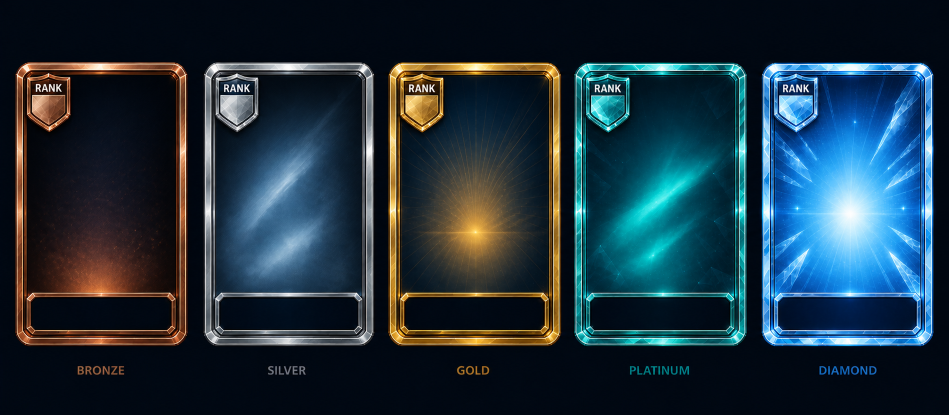
#> input picture tmp-card-preview/gem-frame-set-v1/tier-set-sheet-v1.png, 1898 x 829 px, found by its file name (shown at 1/2 size)
$ python tmp-crop-gem-frame-set.py
#> lines starting #> are read from the running program, lines starting #| are printed output that depends on the picture; after the words box and inside, x2 and y2 are one past the last pixel; in counts of white or black regions, pixels touching at a corner belong together
#> in main, im is the input picture: PIL image 1898x829 RGB; mean R, G, B 30.5, 50.4, 62.7
from __future__ import annotations

from pathlib import Path

import numpy as np
from PIL import Image


ROOT = Path(r"C:\Users\hek72\Downloads\모닝")
SRC = ROOT / "tmp-card-preview" / "gem-frame-set-v1" / "tier-set-sheet-v1.png"
OUT = ROOT / "tmp-card-preview" / "gem-frame-set-v1" / "frames"
PREVIEW = ROOT / "tmp-card-preview" / "gem-frame-set-v1" / "tier-set-cropped-preview.png"
NAMES = ["bronze", "silver", "gold", "plat", "dia"]


def spans(mask: np.ndarray, min_len: int) -> list[tuple[int, int]]:
    out: list[tuple[int, int]] = []
    inside = False
    start = 0
    for i, value in enumerate(mask):
        if value and not inside:
            start = i
            inside = True
        if inside and ((not value) or i == len(mask) - 1):
            end = i if not value else i + 1
            if end - start >= min_len:
                out.append((start, end))
            inside = False
    return out


def crop_cards(im: Image.Image) -> list[Image.Image]:
    arr = np.array(im.convert("RGB"))
    # Labels are below the cards, so ignore the lower strip for detection.
    upper = arr[: int(arr.shape[0] * 0.86)]
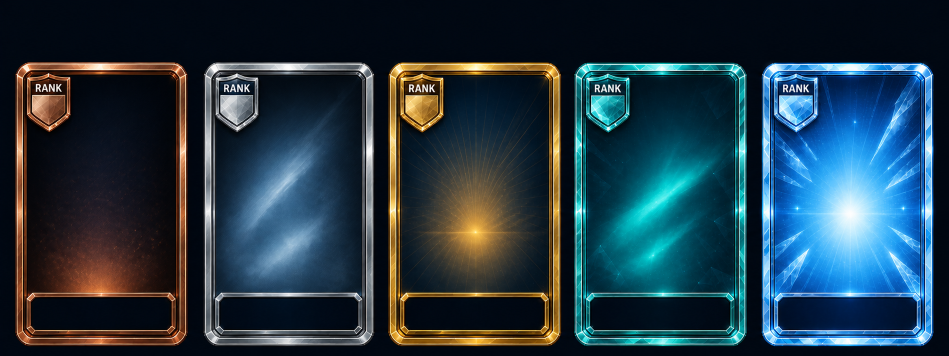
#> upper: shape (712, 1898, 3) (shown at 1/2 size); mean R, G, B 35.3, 57.1, 69.8
    bright = (upper.max(axis=2) > 70) & (
        (upper.max(axis=2) - upper.min(axis=2) > 15) | (upper.mean(axis=2) > 92)
    )
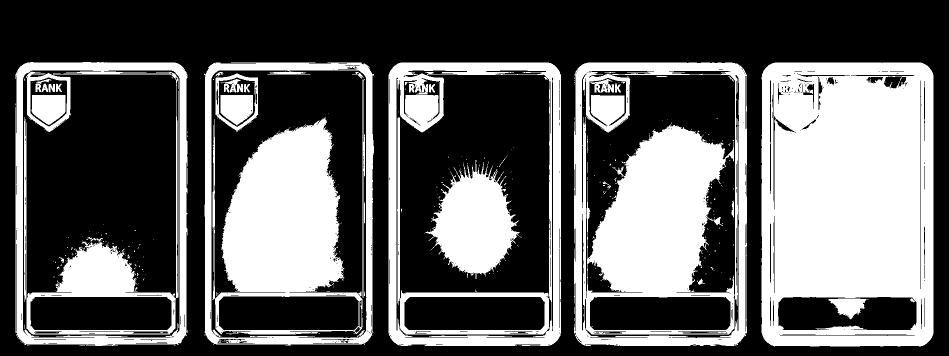
#> bright: shape (712, 1898) bool (shown at 1/2 size); 37.6% white; 351 white regions (306 under 20 px), largest, box (x1, y1, x2, y2) and area: (1523, 125, 1867, 693) 170995, (1148, 125, 1494, 692) 106413, (425, 234, 725, 669) 69887
    x_spans = spans(bright.sum(axis=0) > 20, 70)
#> the loop in spans, `for i, value in enumerate(mask):` made 1898 passes
#> (value, inside) on pass 32: (True, True)
#> after the loop in spans, `for i, value in enumerate(mask):`: end = 1867; inside = False; out = [(31, 375), (410, 746), (777, 1122), (1148, 1494), (1523, 1867)]; start = 1523
#> x_spans has the same summary as out in spans
    # The frame border has enough separation between cards. Keep the 5 widest card spans.
    x_spans = sorted(x_spans, key=lambda s: s[1] - s[0], reverse=True)[:5]
#> x_spans = [(1148, 1494), (777, 1122), (31, 375), (1523, 1867), (410, 746)]
    x_spans = sorted(x_spans)
#> x_spans has the same summary as out in spans
    if len(x_spans) != 5:
        raise RuntimeError(f"expected 5 x spans, got {x_spans}")

    cards: list[Image.Image] = []
    for x0, x1 in x_spans:
        region = bright[:, max(0, x0 - 6) : min(bright.shape[1], x1 + 6)]
        y_spans = spans(region.sum(axis=1) > 12, 70)
        y0, y1 = max(y_spans, key=lambda s: s[1] - s[0])
        # Pad only a little; then fit to exact 2:3 card ratio around the detected frame.
        x0 = max(0, x0 - 6)
        x1 = min(im.width, x1 + 6)
        y0 = max(0, y0 - 6)
        y1 = min(im.height, y1 + 6)
        w = x1 - x0
        h = y1 - y0
        target_ratio = 2 / 3
        if w / h > target_ratio:
            nw = int(h * target_ratio)
            d = (w - nw) // 2
            x0 += d
            x1 = x0 + nw
        else:
            nh = int(w / target_ratio)
            d = (h - nh) // 2
            y0 += d
            y1 = y0 + nh
        cards.append(im.crop((x0, y0, x1, y1)).resize((516, 774), Image.Resampling.LANCZOS))
#> this loop made 5 passes
#> (x0, y_spans, y0, w, h, nh) on passes 1 to 5: (25, [(124, 692)], 141, 356, 580, 534), (404, [(125, 689)], 146, 348, 576, 522), (771, [(125, 692)], 141, 357, 579, 535), (1142, [(125, 692)], 140, 358, 579, 537), (1517, [(125, 693)], 142, 356, 580, 534)
#> pass 1, in crop_cards, `region = bright[:, max(0, x0 - 6) : min(bright.shape[1], x1 + 6)]`:
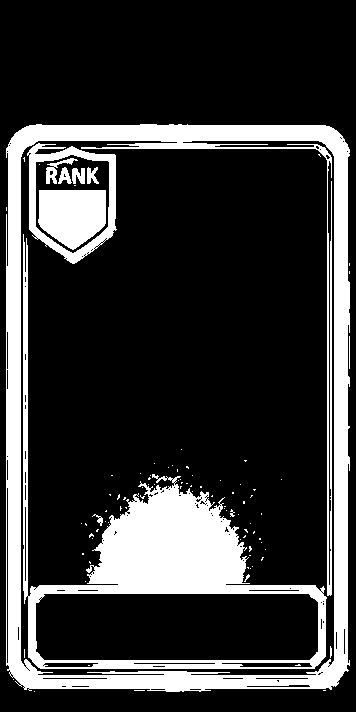
#> region: shape (712, 356) bool; 21.4% white; 94 white regions (82 under 20 px), largest, box (x1, y1, x2, y2) and area: (6, 124, 350, 692) 28178, (23, 234, 327, 669) 19047, (38, 190, 106, 250) 3257
#> after the loop, cards = 5 items
    return cards


def main() -> None:
    OUT.mkdir(parents=True, exist_ok=True)
    im = Image.open(SRC).convert("RGB")
    cards = crop_cards(im)
#> cards = 5 items
    thumbs = []
    for name, card in zip(NAMES, cards):
        png = OUT / f"{name}.png"
        webp = OUT / f"{name}.webp"
        card.save(png)
        card.save(webp, "WEBP", quality=88, method=6)
        thumbs.append(card.resize((206, 309), Image.Resampling.LANCZOS))
        print(name, png, webp)
#> this loop made 5 passes
#| bronze C:\Users\hek72\Downloads\모닝/tmp-card-preview/gem-frame-set-v1/frames/bronze.png C:\Users\hek72\Downloads\모닝/tmp-card-preview/gem-frame-set-v1/frames/bronze.webp
#| silver C:\Users\hek72\Downloads\모닝/tmp-card-preview/gem-frame-set-v1/frames/silver.png C:\Users\hek72\Downloads\모닝/tmp-card-preview/gem-frame-set-v1/frames/silver.webp
#| gold C:\Users\hek72\Downloads\모닝/tmp-card-preview/gem-frame-set-v1/frames/gold.png C:\Users\hek72\Downloads\모닝/tmp-card-preview/gem-frame-set-v1/frames/gold.webp
#| plat C:\Users\hek72\Downloads\모닝/tmp-card-preview/gem-frame-set-v1/frames/plat.png C:\Users\hek72\Downloads\모닝/tmp-card-preview/gem-frame-set-v1/frames/plat.webp
#| dia C:\Users\hek72\Downloads\모닝/tmp-card-preview/gem-frame-set-v1/frames/dia.png C:\Users\hek72\Downloads\모닝/tmp-card-preview/gem-frame-set-v1/frames/dia.webp
#> pass 1, in main, `card.save(png)`:
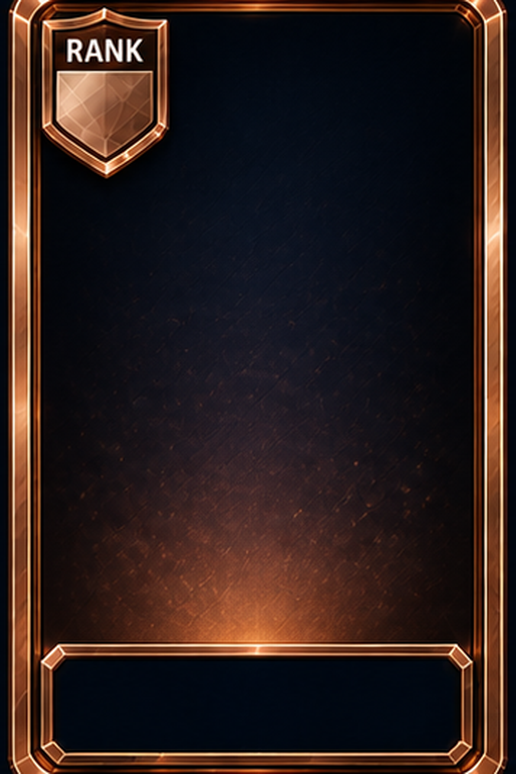
#> saved as bronze.png: PIL image 516x774 RGB; mean R, G, B 45.6, 30.7, 28
#> pass 2, in main, `card.save(png)`:
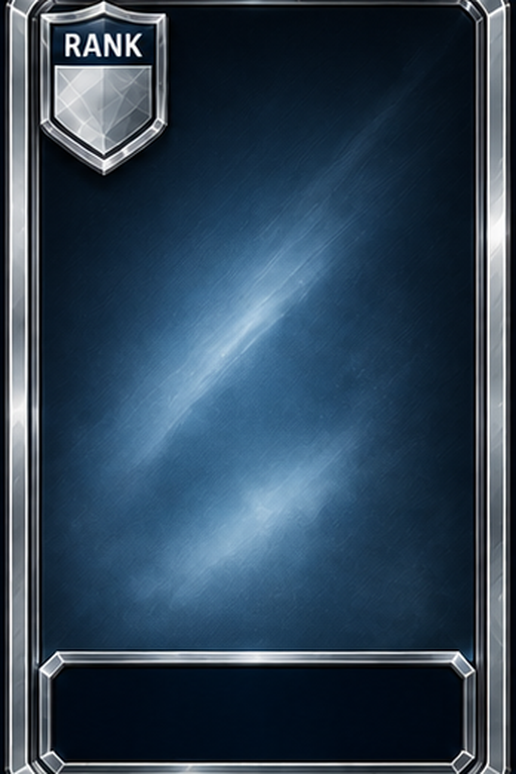
#> saved as silver.png: PIL image 516x774 RGB; mean R, G, B 48.2, 68.2, 86.2
#> after the loop, thumbs = 5 items
    gap = 18
    sheet = Image.new("RGB", (len(thumbs) * 206 + gap * (len(thumbs) - 1), 309), (6, 10, 15))
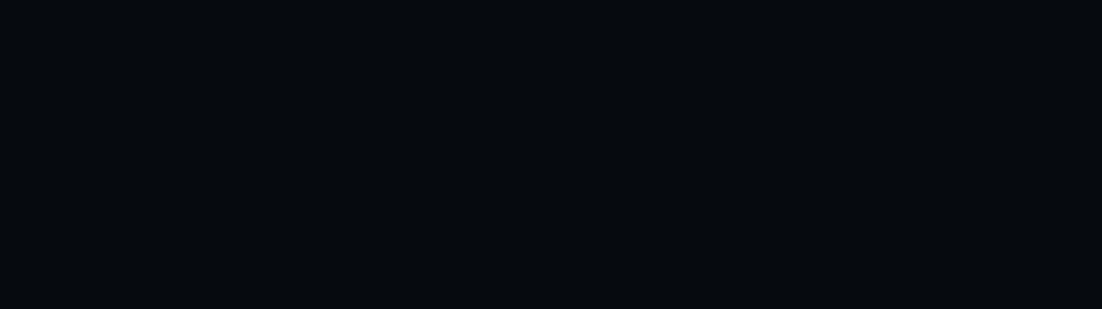
#> sheet: PIL image 1102x309 RGB; mean R, G, B 6, 10, 15
    for i, thumb in enumerate(thumbs):
        sheet.paste(thumb, (i * (206 + gap), 0))
#> this loop made 5 passes
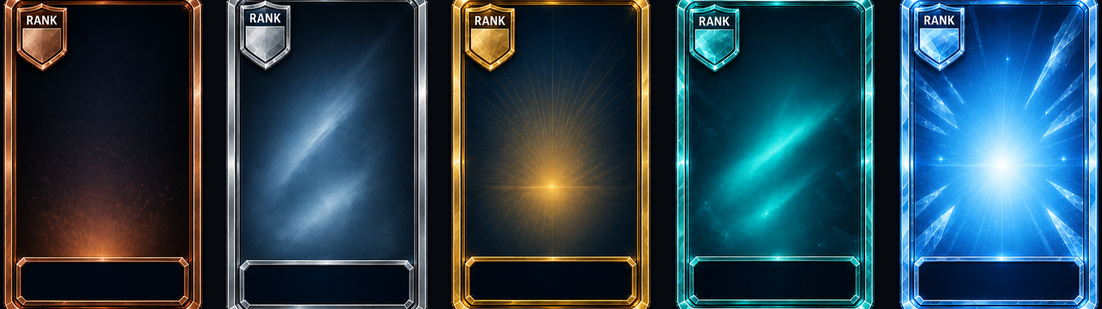
#> sheet: PIL image 1102x309 RGB; mean R, G, B 40.8, 66.9, 81.2
    sheet.save(PREVIEW, quality=94)
    print(PREVIEW)


if __name__ == "__main__":
    main()
